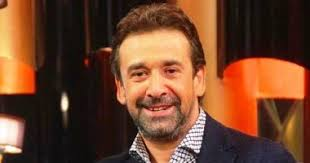
#> input picture download.jpg, 310 x 163 px
$ python Face_Detection.py
#> lines starting #> are read from the running program, lines starting #| are printed output that depends on the picture; after the words box and inside, x2 and y2 are one past the last pixel; in counts of white or black regions, pixels touching at a corner belong together
import numpy as np
import cv2

face_cascade = cv2.CascadeClassifier('haarcascade_frontalface_default.xml')
eye_cascade = cv2.CascadeClassifier('haarcascade_eye.xml')
 #Get the path from user
s = str(input("enter the path of your image"))
#> the answer given: download.jpg

img = cv2.imread(s)
#> img is the input picture: shape (163, 310, 3); mean B, G, R 44.4, 68.7, 112.5
gray = cv2.cvtColor(img, cv2.COLOR_BGR2GRAY)
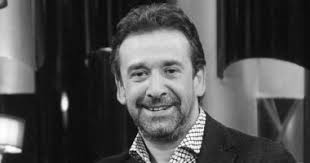
#> gray: shape (163, 310); min 1, max 255, mean 79
faces = face_cascade.detectMultiScale(gray, 1.3, 5)
#> faces = [[105, 33, 102, 102]]
for (x,y,w,h) in faces:
    img = cv2.rectangle(img,(x,y),(x+w,y+h),(0,0,255),2)
    roi_gray = gray[y:y+h, x:x+w]
    roi_color = img[y:y+h, x:x+w]
    eyes = eye_cascade.detectMultiScale(roi_gray)
    for (ex,ey,ew,eh) in eyes:
        cv2.rectangle(roi_color,(ex,ey),(ex+ew,ey+eh),(0,255,0),2)
#> this loop made 1 pass
#> (x, y, w, h, eyes) on pass 1: (105, 33, 102, 102, [[53, 26, 24, 24], [20, 27, 27, 27]])
#> pass 1, `img = cv2.rectangle(img,(x,y),(x+w,y+h),(0,0,255),2)`:
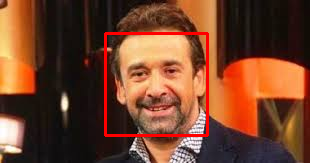
#> img: shape (163, 310, 3); 2.41% of pixels changed, all inside (x1, y1, x2, y2) = (104, 32, 209, 137)
#> pass 1, `roi_gray = gray[y:y+h, x:x+w]`:
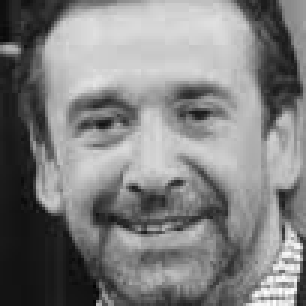
#> roi_gray: shape (102, 102) (shown 3 times larger); min 2, max 254, mean 128
#> pass 1, `roi_color = img[y:y+h, x:x+w]`:
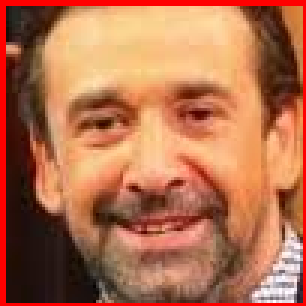
#> roi_color: shape (102, 102, 3) (shown 3 times larger); mean B, G, R 78.4, 111.1, 178.8
#> after the loop:
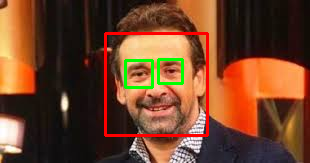
#> img: shape (163, 310, 3); 1.2% of pixels changed, all inside (x1, y1, x2, y2) = (124, 58, 184, 89)
#> after the loop:
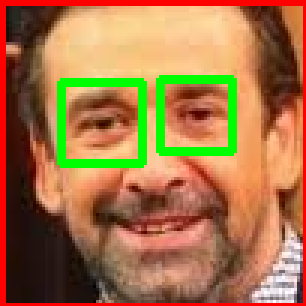
#> roi_color: shape (102, 102, 3) (shown 3 times larger); 5.81% of pixels changed, all inside (x1, y1, x2, y2) = (19, 25, 79, 56)

cv2.imshow('img',img)
cv2.waitKey(0)
cv2.destroyAllWindows()
